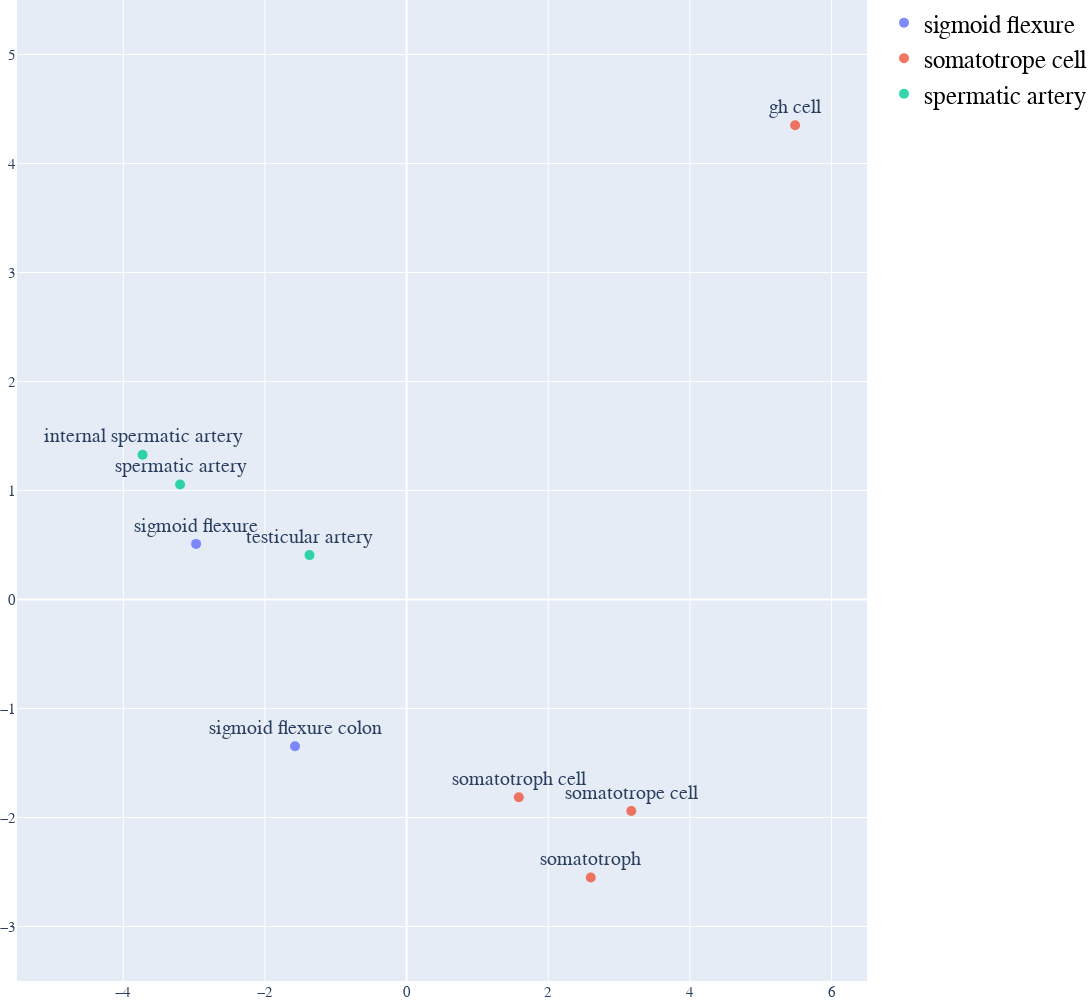

The cell this chart's notebook holds for it:
### Code cell
import plotly
import numpy as np
import plotly.graph_objs as go
from sklearn.manifold import TSNE
from sklearn.decomposition import PCA

def display_tsne_scatterplot(word_vectors, words=None):

    
    three_dim = PCA(n_components = 2).fit_transform(word_vectors)

    three_dim[0,1]+= 0.05
    three_dim[7,1]-= 0.05

    # For 2D, change the three_dim variable into something like two_dim like the following:
    # two_dim = TSNE(n_components = 2, random_state=0, perplexity = perplexity, learning_rate = learning_rate, n_iter = iteration).fit_transform(word_vectors)[:,:2]

    data = []


    # for i in range (len(three_dim) - 1):

    #             trace = go.Scatter(
    #                 x = [three_dim[i,0], three_dim[i+1,0]], 
    #                 y = [three_dim[i,1], three_dim[i+1,1]],  
    #                 # z = three_dim[count:count+topn,2],
    #                 text = words[i],
    #                 textposition = "top center",
    #                 textfont_size = 20,
    #                 mode = 'markers+text',
    #                 marker = {
    #                     'size': 10,
    #                     'opacity': 0.8,
    #                     'color': 2
    #                 }
       
    #             )

    for i in range (len(groups_indices)):

                trace = go.Scatter(
                    x = three_dim[groups_indices[i][0]:groups_indices[i][-1]+1,0], 
                    y = three_dim[groups_indices[i][0]:groups_indices[i][-1]+1,1],  
                    # z = three_dim[count:count+topn,2],
                    text = words[groups_indices[i][0]:groups_indices[i][-1]+1],
                    name = words[groups_indices[i][0]],
                    textposition = "top center",
                    textfont_size = 20,
                    mode = 'markers+text',
                    marker = {
                        'size': 10,
                        'opacity': 0.8,
                        'color': 2
                    }
       
                )
                print()
                print([three_dim[groups_indices[i][0]:groups_indices[i][-1]+1,0]])
                print([three_dim[groups_indices[i][0]:groups_indices[i][-1]+1,1]])
                print(words[groups_indices[i][0]:groups_indices[i][-1]+1])
                
                # For 2D, instead of using go.Scatter3d, we need to use go.Scatter and delete the z variable. Also, instead of using
                # variable three_dim, use the variable that we have declared earlier (e.g two_dim)
            
                data.append(trace)

    # trace_input = go.Scatter(
    #                 x = three_dim[i,0], 
    #                 y = three_dim[i,1],  
    #                 text = words[i],
    #                 name = 'input words',
    #                 textposition = "top center",
    #                 textfont_size = 20,
    #                 mode = 'markers+text',
    #                 marker = {
    #                     'size': 10,
    #                     'opacity': 1,
    #                     'color': 'black'
    #                 }
    #                 )

    # # For 2D, instead of using go.Scatter3d, we need to use go.Scatter and delete the z variable.  Also, instead of using
    # # variable three_dim, use the variable that we have declared earlier (e.g two_dim)
            
    # data.append(trace_input)
    
# Configure the layout

    layout = go.Layout(
        margin = {'l': 0, 'r': 0, 'b': 0, 't': 0},
        showlegend=True,
        legend=dict(
        font=dict(
            family="Courier New",
            size=25,
            color="black"
        )),
        font = dict(
            family = " Courier New ",
            size = 15),
            autosize = False,
            width = 1400,
            height = 1000

        )


    plot_figure = go.Figure(data = data, layout = layout)
    plot_figure.update_layout(yaxis_range=[-3.5,5.5])
    plot_figure.update_layout(xaxis_range=[-5.5,6.5])
    plot_figure.show()

    plot_figure.write_image("fig2.png")


    
display_tsne_scatterplot(word_vectors, list(labels.values()))

### Figure 1 — Plotly figure (JSON) as saved in the notebook; plotly's stock layout.template omitted (floating-point values rounded to 4 significant figures)
{"data": [{"marker": {"color": 2, "opacity": 0.8, "size": 10}, "mode": "markers+text", "name": "sigmoid flexure", "text": ["sigmoid flexure", "sigmoid flexure colon"], "textfont": {"size": 20}, "textposition": "top center", "type": "scatter", "x": [-2.972, -1.575], "y": [0.5101, -1.346]}, {"marker": {"color": 2, "opacity": 0.8, "size": 10}, "mode": "markers+text", "name": "somatotrope cell", "text": ["somatotrope cell", "somatotroph cell", "somatotroph", "gh cell"], "textfont": {"size": 20}, "textposition": "top center", "type": "scatter", "x": [3.172, 1.584, 2.6, 5.485], "y": [-1.941, -1.814, -2.551, 4.35]}, {"marker": {"color": 2, "opacity": 0.8, "size": 10}, "mode": "markers+text", "name": "spermatic artery", "text": ["spermatic artery", "testicular artery", "internal spermatic artery"], "textfont": {"size": 20}, "textposition": "top center", "type": "scatter", "x": [-3.197, -1.371, -3.727], "y": [1.056, 0.4074, 1.328]}], "layout": {"autosize": false, "font": {"family": " Courier New ", "size": 15}, "height": 1000, "legend": {"font": {"color": "black", "family": "Courier New", "size": 25}}, "margin": {"b": 0, "l": 0, "r": 0, "t": 0}, "showlegend": true, "width": 1400, "xaxis": {"range": [-5.5, 6.5]}, "yaxis": {"range": [-3.5, 5.5]}}}
